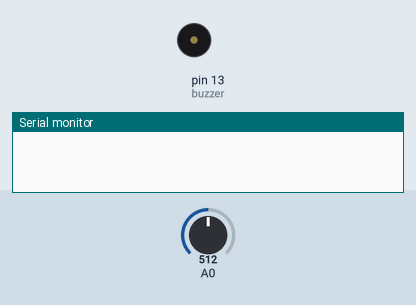
A sketch run on a simulated Arduino Uno, built with avr-gcc and run on an emulated ATmega328P. Shown: buzzer (waves = sounding, pin HIGH), the last lines printed to the serial monitor. The inputs (shaded band) are chosen by the test bench; at power-on: A0 = 512.

Above: at 2.2 s.
2.3 s: A0 set to 716
At 2.42 s:
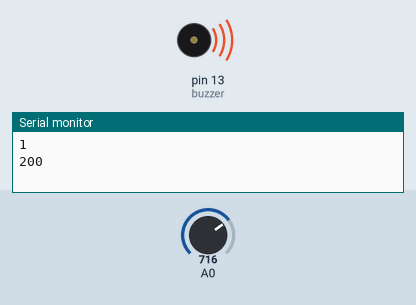
Timing chart, 0 to 5.3 s (numbered marks = the images above; inputs shaded):
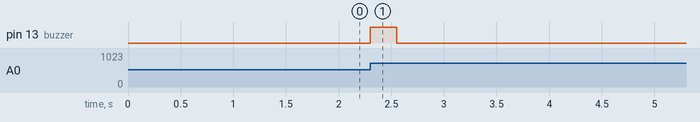

The sketch:

verici.ino
```cpp
#include <avr/io.h>
#include <avr/interrupt.h>

unsigned  int sayac = 0;//Hedefin vurulduğu Toplam sayı

int ilk_siddet = 0;
int ortam_siddeti = 100;//1,5 saniye ortam gürültü ortalaması, daha sonra 1 önceki analog kanal değeri
bool ortam_dinleme = true;//false değeri için hedef atışa hazırdır
bool yeni_atis = false;//yeni bir dogru atış tespitinde true değerini alır bir sonraki atış bekleme için false yapılır
bool hazir = false;//atış tespitinde atış algılanmasında sonra gerekli olan sürenin geçmesi ve analog kalaın değerlendirmeye hazır olma durumunu tutar(true)
byte gelen_istek;
//senkron bekleme
bool bekleme = true;
unsigned long atis_sonu = 0;
int fark;
int esik = 200;
void setup() {
  Serial.begin(115200);//com port a
  pinMode(13, OUTPUT);//6. pin atış tespitinde kullanılacak buzzer pini
  delay(1000);

  ADCSRA = 0x8F;      // Enable the ADC and its interrupt feature
  //and set the ACD clock pre-scalar to clk/128
  //ADMUX = 0xE0;     // Select internal 2.56V as Vref, left justify

  //ADC MODUL AYARLARI
  ADMUX |= (1 << REFS0); //AREF seçimi,REFS1 "0" kalır ve besleme gerilimi olan 5V referans alınır
  ADMUX &= 0xF0;//ADC kanalı seçimi(A0)*/
  ADCSRA |= (1 << ADSC); //ADC dönüşüm başlatma bayragını aktif etme, dönüşüm bittiğinde "0" olur.

  TCNT1 = 61600; // 1 saniye 15625 için >> 65535-15625, 61600 ~2,5 saniye
  TCCR1A = 0x00;//Normal mode
  TCCR1B &= (0 << CS11); // 1024 prescler
  TCCR1B |= (1 << CS10); // 1024 prescler
  TCCR1B |= (1 << CS12); // 1024 prescler
  TIMSK1 |= (1 << TOIE1); // Timer1 taşma kesmesi aktif

  sei(); //Global kesmeler devrede

}

void loop() {
  if (millis() < 1500) { // açılışta 1,5 saniye süresince ortamın gürültü ortalmasını hesaplanır

    ortam_siddeti = (ilk_siddet + ortam_siddeti) / 2;
  }
  else
  {
    ortam_dinleme = false;

  }

  ADCSRA |= (1 << ADSC); //ADC dönüşüm başlatma bayragını aktif etme, dönüşüm bittiğinde "0" olur.
  if (yeni_atis == true) {
    yeni_atis = false;
    atis_sonu = millis();
    bekleme = true;
  }

  if (Serial.available()) {
    //Serial.println("oke ");
    gelen_istek = Serial.read();
    if (gelen_istek == 251) //reset
    {
      sayac = 0;
    }
    if (gelen_istek == 252) { //set
      esik = esik + 100;
      if (esik > 1023) {
        esik = 100;
      }

    }
  }


}


int analog_degerr = 0;//analog kanaldan gelen değerin saklandığı değişken 0-1024

ISR(ADC_vect) {
  analog_degerr = ADC;

  /*Serial.print("0, 350, 700, ");
    Serial.println(analog_degerr);*/

  if (ortam_dinleme == true) {
    ilk_siddet = analog_degerr;
  }

  else {
    fark = abs(analog_degerr - ortam_siddeti);
    if (fark >= esik)
    {
      //Serial.println("PUAN : ");


      if (hazir == true) {
        //Serial.print("TOPLAM PUAN : ");
        sayac++;
        sayac = sayac % 100;
        /*Serial.print("sesSiddeti:");
          Serial.print(fark);
          Serial.print(",");
          Serial.print("isabetSayisi:");*/
        Serial.println(sayac);
        Serial.println(esik);


        digitalWrite(13, HIGH);

        TCNT1 = 61600;// 65535-61600(1024 prescaler)=~250 ms --- 1 sn 15625
        TIFR1 |= (1 << TOV1) ;//timer1 taşma bayragı sıfırlanır.
        TIMSK1 |= (1 << TOIE1) ;// Timer1 taşma kesmesi aktif

        yeni_atis = true;
        hazir = false;

        //senkron
        bekleme = false;

      }
    }
    ortam_siddeti = analog_degerr;
  }
}

ISR (TIMER1_OVF_vect)    // Timer1 ISR
{
  TIMSK1 &= (0 << TOIE1) ;   // Timer1 taşma kesmesi devredışı (TOIE1)
  digitalWrite(13, LOW);
  hazir = true;  // for 1 sec at 16 MHz
}
```

Measured:
- after the input at 2.3 s, pin 13 (buzzer): LOW → HIGH at once, → LOW 0.25 s later
